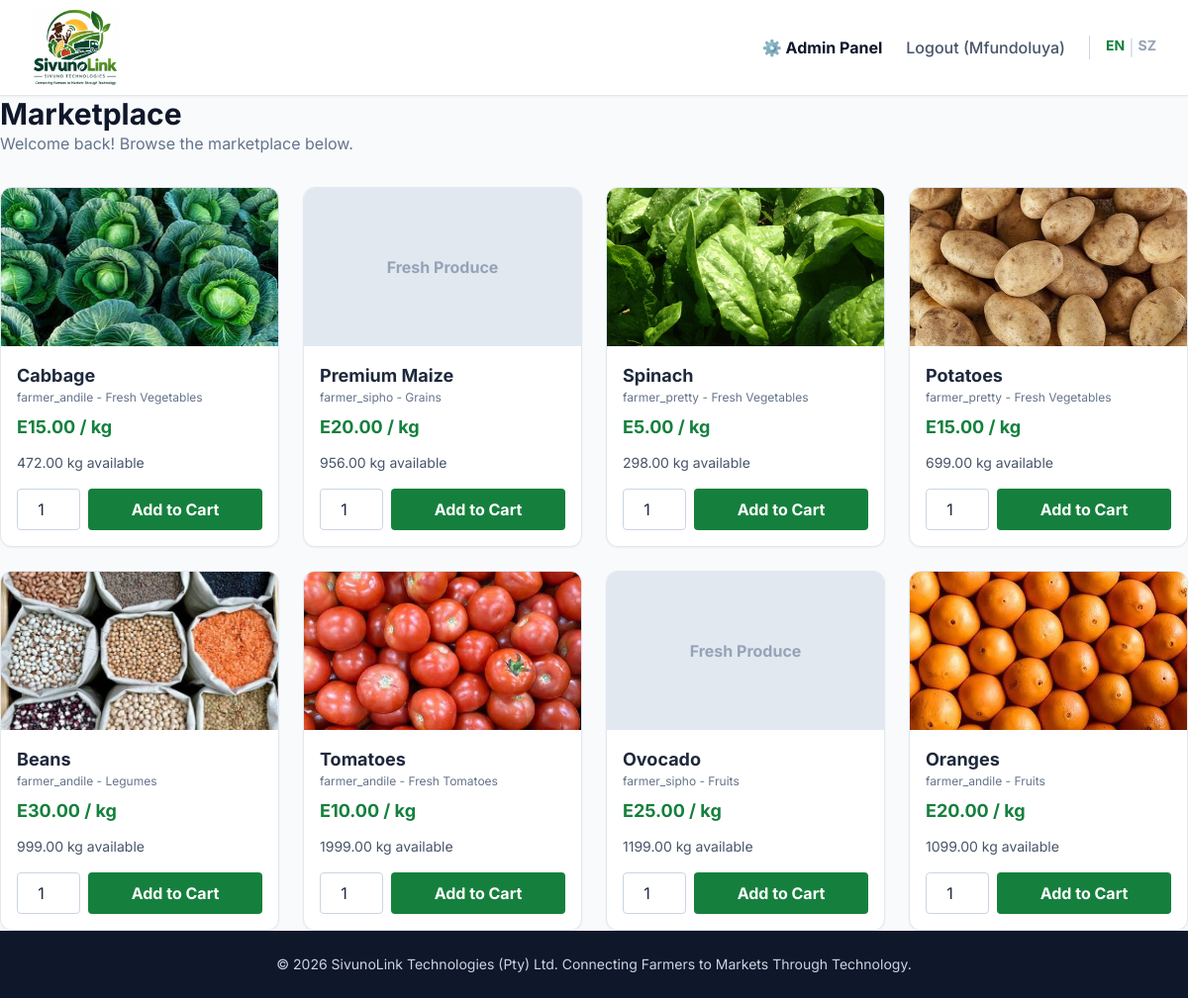
Page /marketplace/ (signed in) on the committed database.
### core/models.py (models this page shows, shortened)
class User(AbstractUser):
    ROLE_CHOICES = (
        ('FARMER', 'Farmer'),
        ('BUYER', 'Urban Buyer'),
        ('DRIVER', 'Transport Driver'),
        ('ADMIN', 'Platform Admin'),
    )
    LANGUAGE_CHOICES = (('en', 'English'), ('sz', 'siSwati'))
    REGION_CHOICES = (
        ('HHOHHO', 'Hhohho'),
        ('MANZINI', 'Manzini'),
        ('SHISELWENI', 'Shiselweni'),
        ('LUBOMBO', 'Lubombo'),
    )
    role = models.CharField(max_length=10, choices=ROLE_CHOICES, default='BUYER')
    phone_number = models.CharField(max_length=15, unique=True)
    is_verified = models.BooleanField(default=False)
    preferred_language = models.CharField(max_length=2, choices=LANGUAGE_CHOICES, default='en')
    is_available = models.BooleanField(default=True, help_text="Toggle driver pickup availability")
    groups = models.ManyToManyField('auth.Group', related_name="custom_user_set", blank=True)
    user_permissions = models.ManyToManyField('auth.Permission', related_name="custom_user_set", blank=True)

class ProduceListing(models.Model):
    CATEGORY_CHOICES = (
        ('GRAINS', 'Grains'),
        ('VEGETABLES', 'Fresh Vegetables'),
        ('TOMATOES', 'Fresh Tomatoes'),
        ('FRUITS', 'Fruits'),
        ('LEGUMES', 'Legumes'),
        ('OTHER', 'Other'),
    )
    STATUS_CHOICES = (
        ('Available', 'Available'),
        ('Sold Out', 'Sold Out'),
        ('In Transit', 'In Transit'),
    )
    farmer = models.ForeignKey(User, on_delete=models.CASCADE, limit_choices_to={'role': 'FARMER'})
    product_name = models.CharField(max_length=100)
    category = models.CharField(max_length=20, choices=CATEGORY_CHOICES, default='VEGETABLES')
    price_per_kg = models.DecimalField(max_digits=10, decimal_places=2, help_text="Price in Emalangeni (E)")
    available_quantity_kg = models.DecimalField(max_digits=10, decimal_places=2)
    description = models.TextField(blank=True, null=True)
    quality_grade = models.CharField(max_length=1, choices=(('A', 'A'), ('B', 'B'), ('C', 'C')), default='B')
    status = models.CharField(max_length=20, choices=STATUS_CHOICES, default='Available')
    image = models.ImageField(upload_to='produce_photos/', blank=True, null=True)
    created_at = models.DateTimeField(auto_now_add=True)

### core/views.py (the view)
# urls.py: path('marketplace/', views.marketplace_view, name='marketplace'),
@login_required
def marketplace_view(request):
    lang = request.GET.get('lang', request.session.get('lang', 'en'))
    translations = LANG_DICT.get(lang, LANG_DICT['en'])
    products = ProduceListing.objects.filter(status='Available', available_quantity_kg__gt=0)
    return render(request, 'marketplace.html', {'t': translations, 'products': products, 'current_lang': lang})

### templates/marketplace.html (shortened to what this page needs)
{% extends 'base.html' %}
{% block content %}
{% load static %}
<div class="mb-8">
    <h1 class="text-3xl font-bold text-slate-900">{{ t.marketplace }}</h1>
    <p class="text-slate-500">{{ t.welcome }}</p>
</div>
<div class="grid grid-cols-1 md:grid-cols-2 lg:grid-cols-4 gap-6">
    {% for product in products %}
    <div class="bg-white rounded-xl shadow-sm border border-slate-200 overflow-hidden flex flex-col">
        <div class="w-full h-40 bg-slate-100 relative overflow-hidden">
            {% if "cabbage" in product.product_name|lower %}
                <img src="{% static 'images/products/cabbage.jpg' %}" alt="Cabbage" class="w-full h-full object-cover">
            {% elif "avocado" in product.product_name|lower %}
                <img src="{% static 'images/products/avocado.jpg' %}" alt="Avocado" class="w-full h-full object-cover">
            {% elif "spinach" in product.product_name|lower %}
                <img src="{% static 'images/products/spinach.jpg' %}" alt="Spinach" class="w-full h-full object-cover">
            {% elif "potato" in product.product_name|lower %}
                <img src="{% static 'images/products/potato.jpg' %}" alt="Potatoes" class="w-full h-full object-cover">
            {% elif "orange" in product.product_name|lower %}
                 <img src="{% static 'images/products/oranges_fresh.jpg' %}" alt="Oranges" class="w-full h-full object-cover">
            {% elif "bean" in product.product_name|lower %}
                <img src="{% static 'images/products/beans.jpg' %}" alt="Beans" class="w-full h-full object-cover">
            {% elif "tomato" in product.product_name|lower %}
                <img src="{% static 'images/products/tomato.jpg' %}" alt="Tomatoes" class="w-full h-full object-cover">
            {% elif "apple" in product.product_name|lower %}
                <img src="{% static 'images/products/apple.jpg' %}" alt="Apple" class="w-full h-full object-cover">
            {% else %}
                <div class="w-full h-full flex items-center justify-center bg-slate-200 text-slate-400 font-bold">
                    Fresh Produce
                </div>
            {% endif %}
        </div>
        <div class="p-4 flex-grow flex flex-col">
            <h3 class="text-lg font-bold text-slate-800">{{ product.product_name }}</h3>
            <p class="text-xs text-slate-500 mb-2">{{ product.farmer.username }} - {{ product.get_category_display }}</p>
            <p class="text-green-700 font-bold text-lg mb-3">E{{ product.price_per_kg }} / kg</p>
            <p class="text-sm text-slate-600 mb-4 flex-grow">{{ product.available_quantity_kg }} kg available</p>
            <form method="POST" action="{% url 'add_to_cart' product.id %}" class="flex gap-2">
                <input type="number" name="quantity" value="1" min="1" max="{{ product.available_quantity_kg }}" class="w-16 px-2 py-2 border border-slate-300 rounded text-center">
                <button type="submit" class="flex-1 bg-green-700 text-white px-4 py-2 rounded font-bold hover:bg-green-800 transition">{{ t.add_to_cart }}</button>
            </form>
        </div>
    </div>
    {% empty %}
    <div class="col-span-full bg-slate-100 p-8 text-center rounded-lg">{{ t.cart_empty }}</div>
    {% endfor %}
</div>
{% endblock %}

### templates/base.html (shortened to what this page needs)
{% load static %}
<!DOCTYPE html>
<html lang="en">
<head>
    <script src="https://cdn.tailwindcss.com"></script>
</head>
<body class="bg-slate-50 text-slate-800 antialiased flex flex-col min-h-screen">
    <nav class="bg-white shadow-sm border-b border-slate-200 sticky top-0 z-50">
        <div class="max-w-7xl mx-auto px-4 sm:px-6 lg:px-8">
            <div class="flex justify-between h-24 items-center">
                <div class="flex items-center">
                    <a href="/" class="flex items-center">
                        <img src="{% static 'sivunolink-full.png' %}" alt="SivunoLink" class="h-20 w-auto object-contain">
                    </a>
                </div>
                <div class="hidden md:flex items-center space-x-6">
                    {% if request.user.is_authenticated %}
                        {% if request.user.is_superuser %}
                            <a href="{% url 'custom_admin_settings' %}" class="text-slate-900 font-bold hover:text-green-700 transition">⚙️ Admin Panel</a>
                        {% endif %}
                        <form method="post" action="{% url 'logout' %}" class="inline m-0 p-0">
                            <button type="submit" class="text-slate-600 hover:text-red-600 font-medium transition cursor-pointer">
                                Logout ({{ request.user.username }})
                            </button>
                        </form>
                    {% else %}
                        <a href="{% url 'login' %}" class="bg-green-700 hover:bg-green-800 text-white px-5 py-2 rounded-lg font-medium transition shadow-sm">Login / Register</a>
                    {% endif %}
                    <div class="flex gap-1 ml-4 border-l pl-4 border-slate-300">
                        <a href="?lang=en" class="text-sm font-bold {% if current_lang == 'en' %}text-green-700{% else %}text-slate-400{% endif %}">EN</a>
                        <span class="text-slate-300">|</span>
                        <a href="?lang=sz" class="text-sm font-bold {% if current_lang == 'sz' %}text-green-700{% else %}text-slate-400{% endif %}">SZ</a>
                    </div>
                </div>
            </div>
        </div>
    </nav>
    <main class="flex-grow w-full relative">
        {% block content %}{% endblock %}
    </main>
    <footer class="bg-slate-900 text-slate-300 py-6 mt-auto z-10 relative">
        <div class="max-w-7xl mx-auto px-4 text-center text-sm">
            &copy; 2026 SivunoLink Technologies (Pty) Ltd. Connecting Farmers to Markets Through Technology.
        </div>
    </footer>
</body>
</html>

### templates/base.html (style rules this page uses)
body { font-family: 'Inter', sans-serif; }

### rows in the picture
User: user.username "Mfundoluya"
ProduceListing: product_name "Cabbage", farmer.username "farmer_andile", category "Fresh Vegetables", price_per_kg "15.00", available_quantity_kg "472.00", add_to_cart "Add to Cart"
ProduceListing: shows "Fresh Produce", product_name "Premium Maize", farmer.username "farmer_sipho", category "Grains", price_per_kg "20.00", available_quantity_kg "956.00", add_to_cart "Add to Cart"
ProduceListing: product_name "Spinach", farmer.username "farmer_pretty", category "Fresh Vegetables", price_per_kg "5.00", available_quantity_kg "298.00", add_to_cart "Add to Cart"
ProduceListing: product_name "Potatoes", farmer.username "farmer_pretty", category "Fresh Vegetables", price_per_kg "15.00", available_quantity_kg "699.00", add_to_cart "Add to Cart"
ProduceListing: product_name "Beans", farmer.username "farmer_andile", category "Legumes", price_per_kg "30.00", available_quantity_kg "999.00", add_to_cart "Add to Cart"
ProduceListing: product_name "Tomatoes", farmer.username "farmer_andile", category "Fresh Tomatoes", price_per_kg "10.00", available_quantity_kg "1999.00", add_to_cart "Add to Cart"
ProduceListing: shows "Fresh Produce", product_name "Ovocado", farmer.username "farmer_sipho", category "Fruits", price_per_kg "25.00", available_quantity_kg "1199.00", add_to_cart "Add to Cart"
ProduceListing: product_name "Oranges", farmer.username "farmer_andile", category "Fruits", price_per_kg "20.00", available_quantity_kg "1099.00", add_to_cart "Add to Cart"

### other values in the picture
{{ t.marketplace }} "Marketplace"
{{ t.welcome }} "Welcome back! Browse the marketplace below."
